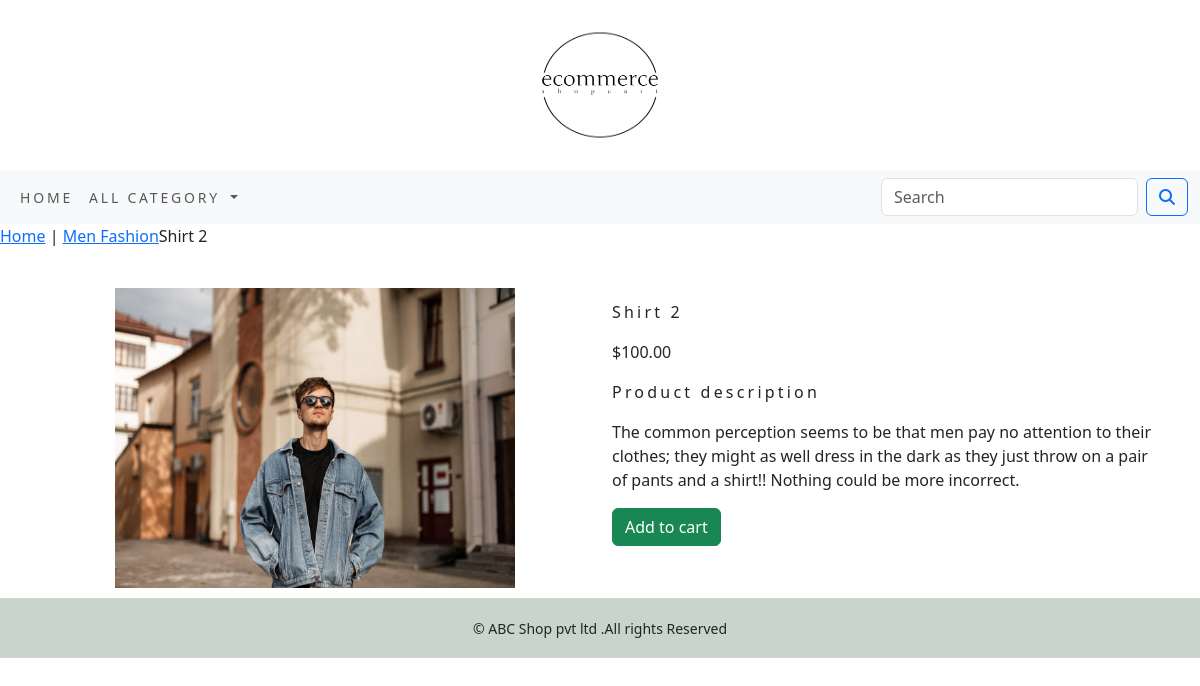
Screenshot of /ecommerce_app/men-fashion/shirt-2/ with the database file from the repository.
### ecommerce_app/models.py (models this page shows, shortened)
class Product(models.Model):
     name=models.CharField(max_length=250,unique=True)
     slug=models.SlugField(max_length=250,unique=True)
     description=models.TextField(blank=True)
     price=models.DecimalField(max_digits=10,decimal_places=2)
     category=models.ForeignKey(Category,on_delete=models.CASCADE)
     image=models.ImageField(upload_to='product',blank=True)
     stock=models.IntegerField()
     available=models.BooleanField(default=True)
     created=models.DateTimeField(auto_now_add=True)
     updated=models.DateTimeField(auto_now=True)
     def get_url(self):
         return reverse('ecommerce_app:proCatdetail',args=[self.category.slug,self.slug])
     class Meta:
         ordering=('name',)
         verbose_name='product'
         verbose_name_plural='products'

class Category(models.Model):
     name=models.CharField(max_length=250,unique=True)
     slug=models.SlugField(max_length=250,unique=True)
     description=models.TextField(blank=True)
     image=models.ImageField(upload_to='category',blank=True)
     class Meta:
         ordering=('name',)
         verbose_name='category'
         verbose_name_plural='categories'
     def get_url(self):
          return reverse('ecommerce_app:products_by_category',args=[self.slug])
     def __str__(self):
         return '{}'.format(self.name)

### ecommerce_app/views.py (the view)
# urls.py: path('<slug:c_slug>/<slug:product_slug>/', views.productDetails,name='proCatdetail'),
def productDetails(request,c_slug,product_slug):
    try:
        product=Product.objects.get(category__slug=c_slug,slug=product_slug)
    except Exception as e:
        raise e
    return render(request,'product.html',{'product':product})

### cart_app/context_processors.py (called while the page is built)
def counter(request):
     item_count=0
     if 'admin' in request.path:
          return {}
     else:
          try:
               cart=Cart.objects.filter(cart_id=_cart_id(request))
               cart_items=CartItem.objects.all().filter(cart=cart[:1])
               for cart_item in cart_items:
                    item_count += cart_item.quantity
          except Cart.DoesNotExist:
               item_count = 0
     return dict(item_count=item_count)

### cart_app/views.py (called while the page is built)
def _cart_id(request):
    cart=request.session.session_key
    if not cart:
        cart=request.session.create()
    return cart

### ecommerce_app/context_processors.py (called while the page is built)
def menu_links(request):
    links=Category.objects.all()
    return dict(links=links)

### templates/product.html (shortened to what this page needs)
{% extends 'base.html' %}
{% load static %}
{% block content %}
        <div class="row my_pro_row_class">
            <div class="mx_auto">
                <p><a href="{% url 'ecommerce_app:allProCat' %}">Home</a> | <a href="{{product.get_url}}">{{product.category}}</a>{{product.name}}</p>
            </div>
        </div>
<div class="container">
<br>
<div class="row" style="padding-bottom:10px ">
    <div class="col-12 col-sm-12 col-md-12 col-lg-6 text-center">
        <div style="min-width:18rem;">
            <img src="{{product.image.url}}" alt="{{product.name }} image" width="400" height="300" class="product_image">
        </div>
    </div>
        <div class="col-12 col-sm-12 col-md-12 col-lg-6">
            <h1 class="my_prod_title">{{product.name}}</h1>
            <p>${{product.price}}</p>
            <p class="my_title">Product description</p>
            <p class="text-justify my_prod_text">{{product.description}}</p>
            {% if product.stock <= 0 %}
            <p class="text-justify my_prod_text"><b>Out of Stock</b></p>
            {% else %}
            <a class="btn btn-success" href="{% url 'cart_app:add_cart' product.id %}">Add to cart</a>
            {% endif %}
        </div>
    </div>
</div>
{% endblock %}

### static/css/custom.css (style rules this page uses)
.my_title { font-size:16px; text_transform:uppercase; letter-spacing:.2em; }
.my_prod_title { font-size:16px; letter-spacing:.2em; text-trasnform:uppercase; padding-top:15px; padding-bottom:10px; }
.product_image { padding_bottm:10px; }

### rows the page displays
Product: category "Men Fashion", name "Shirt 2", image (picture), price "100.00", description "The common perception seems to be that men pay no attention to their clothes; they might as well dress in the dark as they just throw on a pair of pants and a shirt!! Nothing could be more incorrect."
